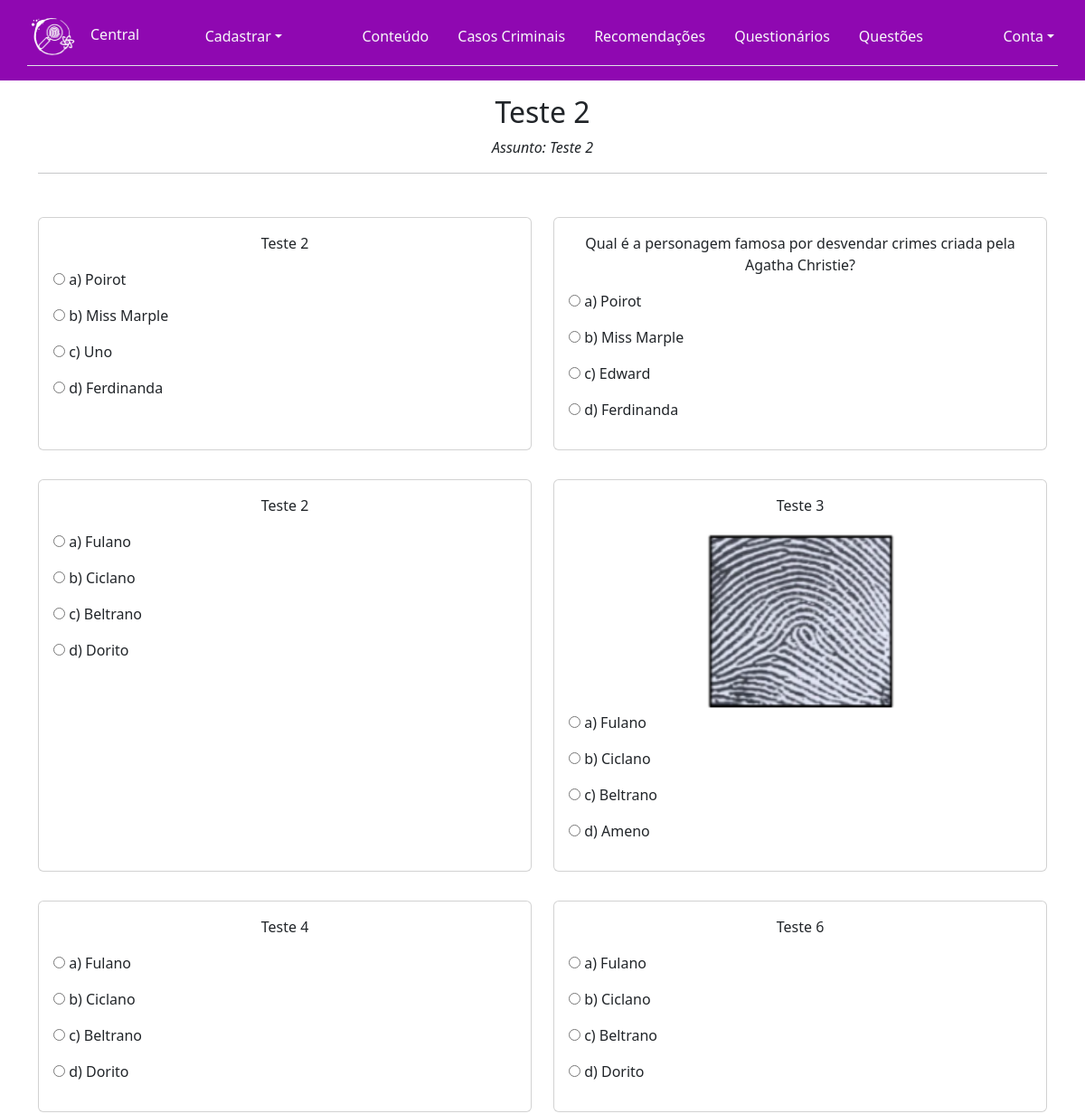
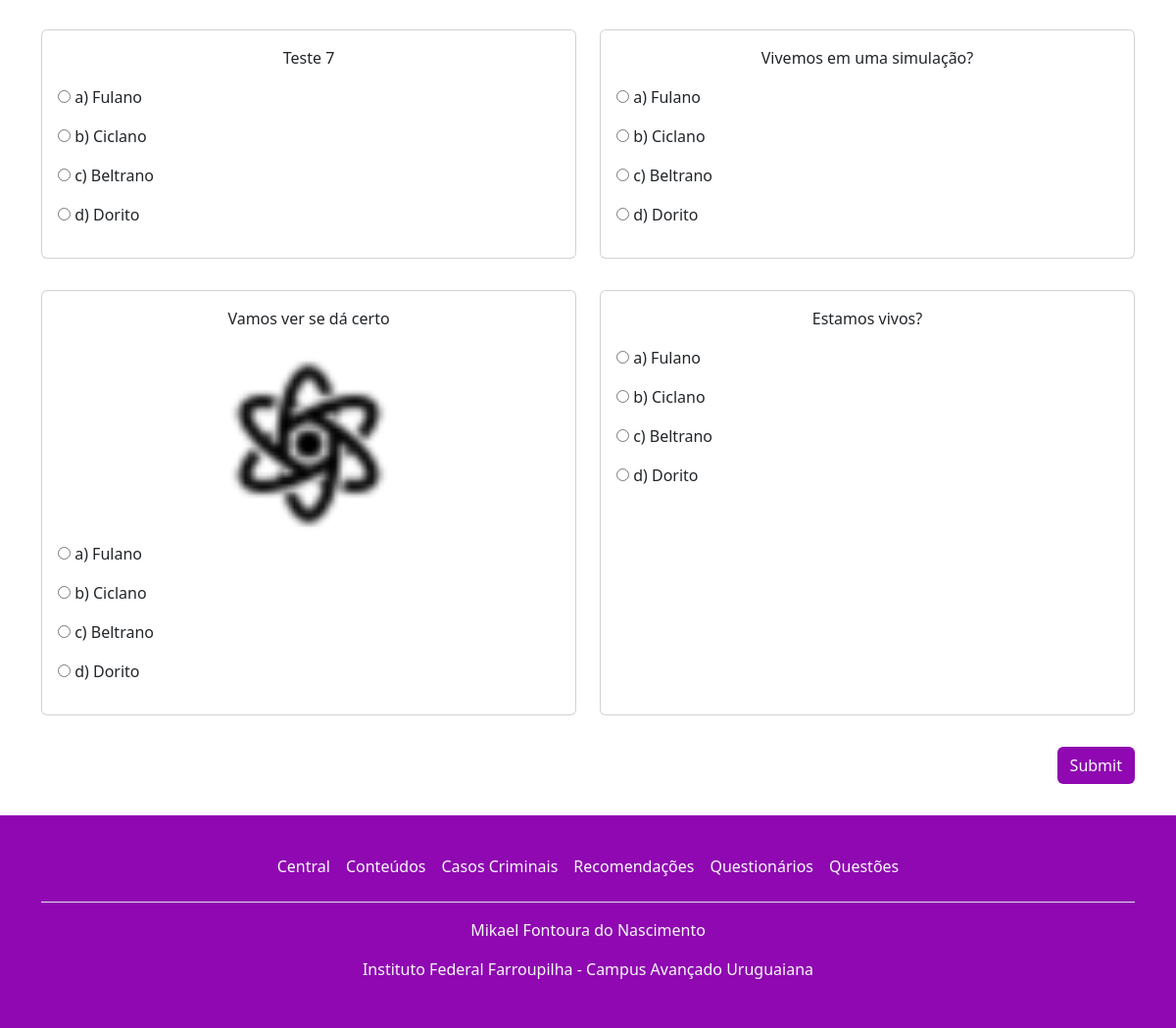
Page /visualizar_questionario.php?questionario=3 (signed in) on the committed database (2 pictures, top to bottom).
### tables this page shows
CREATE TABLE `questionario` (
  `id_questionario` int(11) NOT NULL,
  `date_inic` date NOT NULL,
  `date_fin` date NOT NULL,
  `assunto` varchar(255) NOT NULL,
  `titulo_quest` varchar(100) NOT NULL
);

CREATE TABLE `contem` (
  `id_questionario` int(11) NOT NULL,
  `id_questao` int(11) NOT NULL
);

CREATE TABLE `questao` (
  `id_questao` int(11) NOT NULL,
  `enunciado` text NOT NULL,
  `imagem` varchar(255) DEFAULT NULL,
  `alt_correta` varchar(255) NOT NULL,
  `alt_1` varchar(255) NOT NULL,
  `alt_2` varchar(255) NOT NULL,
  `alt_3` varchar(255) NOT NULL,
  `alt_4` varchar(255) NOT NULL
);

### visualizar_questionario.php (the view, shortened to what this page needs)
<?php
include_once('controle.php');
if (isset($_GET['questionario'])) {
    $id_questionario = $_GET['questionario'];
} else {
    $id_questionario = $_POST['id_questionario'];
}
$sql = "SELECT * FROM questionario WHERE id_questionario = $id_questionario";
$sql2 = "SELECT * FROM questao INNER JOIN contem ON questao.id_questao = contem.id_questao WHERE contem.id_questionario = $id_questionario";
$result1 = mysqli_query($conexao, $sql);
$result2 = mysqli_query($conexao, $sql2);
if ($result1 == TRUE && $result2 == TRUE) {
    $info_questionario = mysqli_fetch_assoc($result1);
    $questions = mysqli_fetch_all($result2, MYSQLI_ASSOC);
} else {
    echo mysqli_errno($conexao) . ": " . mysqli_error($conexao);
}
?>
<!DOCTYPE html>
<html lang="pt-BR">
<head>
    <link rel="stylesheet" href="https://cdnjs.cloudflare.com/ajax/libs/font-awesome/6.4.0/css/all.min.css" />
    <link rel="stylesheet" href="./assets/css/bootstrap.css">
    <link rel="stylesheet" href="./assets/css/pacote.css">
</head>
<body>
    <?php include_once('cabecalho.php'); ?>
    <main class="container pb-3">
        <form action="<?= $_SERVER['PHP_SELF']; ?>" method="post">
            <div class="row">
                <div class="col">
                    <div class="text-center py-3">
                        <h2><?php echo $info_questionario['titulo_quest']; ?></h2>
                        <p><i><?php echo "Assunto: " . $info_questionario['assunto']; ?></i></p>
                        <hr>
                    </div>
                </div>
            </div>
            <div class="row">
                <?php
                $i = 1;
                $limite = 2;
                $count = 0;
                foreach ($questions as $pergunta) :
                    $count++;
                ?>
                    <div class="col-xl-6 py-3">
                        <div class="card text-center h-100">
                            <div class="card-body">
                                <p class="card-text msg_justi"><?php echo $pergunta['enunciado']; ?></p>
                                <?php if (!empty($pergunta['imagem'])) : ?>
                                    <img src="<?php echo $pergunta['imagem'] ?>" height="200px" width="auto">
                                <?php endif ?>
                                <div class="text-start">
                                    <p><label><input type="radio" name="questao<?= $i ?>" value="A" required> a) <?php echo $pergunta['alt_1'] ?></label></p>
                                    <p><label><input type="radio" name="questao<?= $i ?>" value="B" required> b) <?php echo $pergunta['alt_2'] ?></label></p>
                                    <p><label><input type="radio" name="questao<?= $i ?>" value="C" required> c) <?php echo $pergunta['alt_3'] ?></label></p>
                                    <p><label><input type="radio" name="questao<?= $i ?>" value="D" required> d) <?php echo $pergunta['alt_4'] ?></label></p>
                                </div>
                            </div>
                        </div>
                    </div>
                    <?php if ($count == $limite) :
                        echo '</div>';
                        echo '<div class="row">';
                        $count = 0;
                    endif ?>
                <?php $i++;
                endforeach ?>
            </div>
            <div class="row">
                <div class="col">
                    <div class="text-end py-3">
                        <input class="btn link-body-emphasis text-light" type="submit" name="enviar" style="background-color: var(--color-purple);">
                    </div>
                </div>
            </div>
        </form>
    </main>
    <?php include_once('rodape.php'); ?>
</body>
</html>

### assets/css/pacote.css (style rules this page uses)
:root { --color-white: rgb(253, 253, 253); --color-dark: rgb(34, 34, 34); --color-purple: rgb(143, 8, 177); --color-blue-dark: rgb(26, 7, 56); --color-blue: rgb(23, 134, 134); --color-red: rgb(179, 2, 2); --color-green: rgb(12, 143, 1); }

### rows in the picture
questionario: titulo_quest "Teste 2", assunto "Teste 2"
contem: id_questao.enunciado "Teste 2", id_questao.alt_1 "Poirot", id_questao.alt_2 "Miss Marple", id_questao.alt_3 "Uno", id_questao.alt_4 "Ferdinanda"
contem: id_questao.enunciado "Qual é a personagem famosa por desvendar crimes criada pela Agatha Christie?", id_questao.alt_1 "Poirot", id_questao.alt_2 "Miss Marple", id_questao.alt_3 "Edward", id_questao.alt_4 "Ferdinanda"
contem: id_questao.enunciado "Teste 2", id_questao.alt_1 "Fulano", id_questao.alt_2 "Ciclano", id_questao.alt_3 "Beltrano", id_questao.alt_4 "Dorito"
contem: id_questao.enunciado "Teste 3", id_questao.imagem (picture), id_questao.alt_1 "Fulano", id_questao.alt_2 "Ciclano", id_questao.alt_3 "Beltrano", id_questao.alt_4 "Ameno"
contem: id_questao.enunciado "Teste 4", id_questao.alt_1 "Fulano", id_questao.alt_2 "Ciclano", id_questao.alt_3 "Beltrano", id_questao.alt_4 "Dorito"
contem: id_questao.enunciado "Teste 6", id_questao.alt_1 "Fulano", id_questao.alt_2 "Ciclano", id_questao.alt_3 "Beltrano", id_questao.alt_4 "Dorito"
contem: id_questao.enunciado "Teste 7", id_questao.alt_1 "Fulano", id_questao.alt_2 "Ciclano", id_questao.alt_3 "Beltrano", id_questao.alt_4 "Dorito"
contem: id_questao.enunciado "Vivemos em uma simulação?", id_questao.alt_1 "Fulano", id_questao.alt_2 "Ciclano", id_questao.alt_3 "Beltrano", id_questao.alt_4 "Dorito"
contem: id_questao.enunciado "Vamos ver se dá certo", id_questao.imagem (picture), id_questao.alt_1 "Fulano", id_questao.alt_2 "Ciclano", id_questao.alt_3 "Beltrano", id_questao.alt_4 "Dorito"
contem: id_questao.enunciado "Estamos vivos?", id_questao.alt_1 "Fulano", id_questao.alt_2 "Ciclano", id_questao.alt_3 "Beltrano", id_questao.alt_4 "Dorito"
